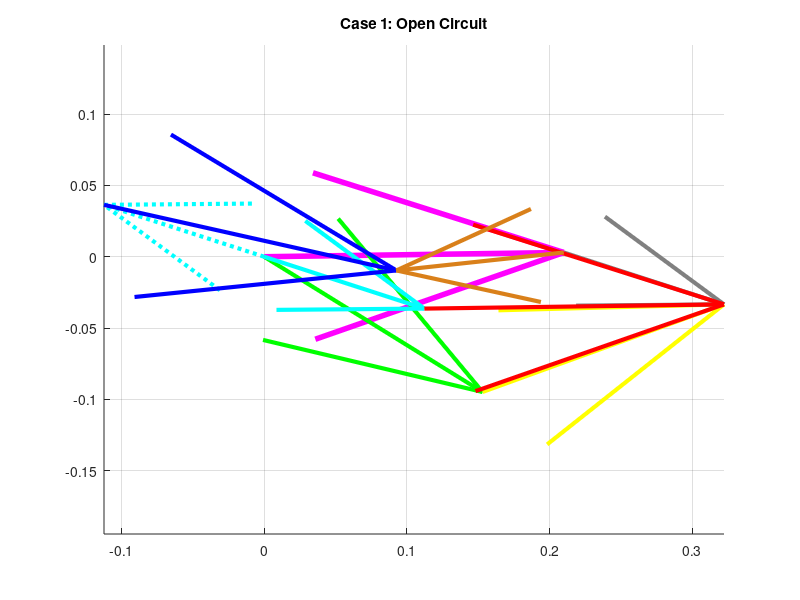
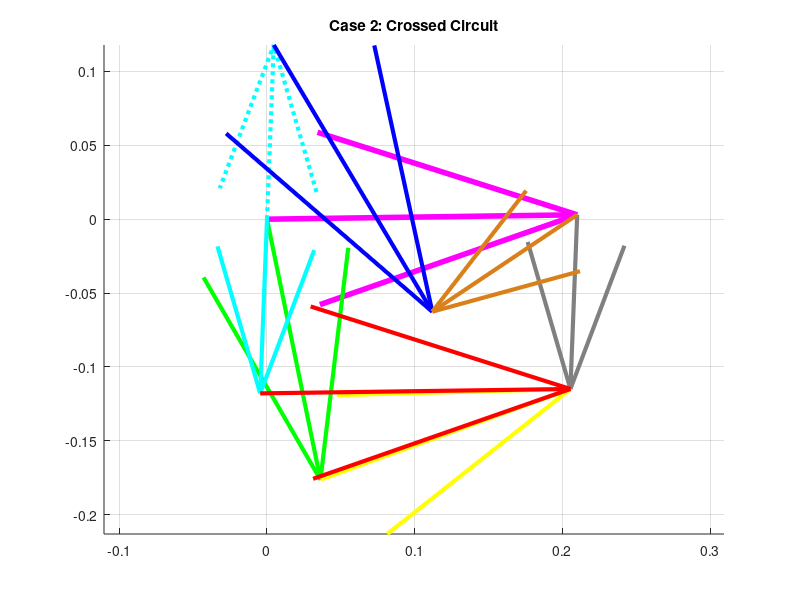

MATLAB code to generate these figures, in order:
clear all
close all
clc

% ==========================================
% SECTION 1: PARAMETERS & INPUT
% ==========================================
% --- Dimensions (Meters) ---
L1 = 0.210; % Ground (d) - Pink
L2_Loop1 = 0.180; % Crank Loop 1 (a) - Green
L3_Loop1 = 0.180; % Coupler Loop 1 (b) - Yellow
L4_Shared = 0.118; % Shared Rocker (c) - Grey

L2_Loop2 = 0.118; % Crank Loop 2 (Cyan)
L3_Loop2 = 0.210; % Coupler Loop 2 (Red)

L2_Loop3 = 0.118; % Crank Loop 3 (Cyan - Extended)
L3_Loop3 = 0.210; % Coupler Loop 3 (Blue)
L4_Loop3 = 0.118; % Rocker Loop 3 (Brown)

d = L1; % Common Ground

% --- Global Input ---
offset_deg = 0.81;
offset = deg2rad(offset_deg);

q3d_global = 19.94; % Input Theta 3 (Yellow)
q3 = deg2rad(q3d_global) - offset;

% ==========================================
% SECTION 2: LOOP 1 (Green-Yellow-Grey)
% Input: Yellow (Theta 3)
% ==========================================
a = L2_Loop1; b = L3_Loop1; c = L4_Shared;

% K Constants (Input b)
K1 = d/b;
K2 = d/c;
K3 = (b^2 - a^2 + c^2 + d^2)/(2*b*c);
K4 = d/a;
K5 = (c^2 - d^2 - b^2 - a^2)/(2*b*a);

% Coefficients for Theta 4 (Grey)
A = cos(q3) - K1 - K2*cos(q3) + K3;
B = -2*sin(q3);
C = K1 - (K2+1)*cos(q3) + K3;

% Coefficients for Theta 2 (Green)
D = cos(q3) - K1 + K4*cos(q3) + K5;
E = -2*sin(q3);
F = K1 + (K4-1)*cos(q3) + K5;

% Solve Angles (Case 1: Open / Case 2: Crossed)
q4_L1_open = 2*atan((-B - sqrt(B^2 - 4*A*C))/(2*A));
q2_L1_open = 2*atan((-E - sqrt(E^2 - 4*D*F))/(2*D));

q4_L1_cross = 2*atan((-B + sqrt(B^2 - 4*A*C))/(2*A));
q2_L1_cross = 2*atan((-E + sqrt(E^2 - 4*D*F))/(2*D));

% ==========================================
% SECTION 3: LOOP 2 (Cyan-Red-Grey)
% Input: Grey (Theta 4 from Loop 1)
% ==========================================
a = L2_Loop2; b = L3_Loop2; c = L4_Shared;

% K Constants (Input c - Grey)
K1_L2 = d/c;
K2_L2 = d/a;
K3_L2 = (c^2 - b^2 + a^2 + d^2)/(2*c*a);
K4_L2 = d/b;
K5_L2 = (a^2 - d^2 - c^2 - b^2)/(2*c*b);

% --- Case 1 Calculation (OPEN) ---
q_in_1 = q4_L1_open; 
% Coeffs Theta 2 (Cyan)
A_L2_1 = cos(q_in_1) - K1_L2 - K2_L2*cos(q_in_1) + K3_L2;
B_L2_1 = -2*sin(q_in_1);
C_L2_1 = K1_L2 - (K2_L2+1)*cos(q_in_1) + K3_L2;
% Coeffs Theta 3 (Red)
D_L2_1 = cos(q_in_1) - K1_L2 + K4_L2*cos(q_in_1) + K5_L2;
E_L2_1 = -2*sin(q_in_1);
F_L2_1 = K1_L2 + (K4_L2-1)*cos(q_in_1) + K5_L2;

% ** FIXED OPEN CASE: FLIPPED SQRT for Cyan & Red **
q2_Cyan_1 = 2*atan((-B_L2_1 + sqrt(B_L2_1^2 - 4*A_L2_1*C_L2_1))/(2*A_L2_1)); 
q3_Red_1  = 2*atan((-E_L2_1 + sqrt(E_L2_1^2 - 4*D_L2_1*F_L2_1))/(2*D_L2_1));

% --- Case 2 Calculation (CROSSED) ---
q_in_2 = q4_L1_cross;
% Coeffs Theta 2 (Cyan)
A_L2_2 = cos(q_in_2) - K1_L2 - K2_L2*cos(q_in_2) + K3_L2;
B_L2_2 = -2*sin(q_in_2);
C_L2_2 = K1_L2 - (K2_L2+1)*cos(q_in_2) + K3_L2;
% Coeffs Theta 3 (Red)
D_L2_2 = cos(q_in_2) - K1_L2 + K4_L2*cos(q_in_2) + K5_L2;
E_L2_2 = -2*sin(q_in_2);
F_L2_2 = K1_L2 + (K4_L2-1)*cos(q_in_2) + K5_L2;

% Solve (Standard Crossed)
q2_Cyan_2 = 2*atan((-B_L2_2 + sqrt(B_L2_2^2 - 4*A_L2_2*C_L2_2))/(2*A_L2_2)); 
q3_Red_2  = 2*atan((-E_L2_2 + sqrt(E_L2_2^2 - 4*D_L2_2*F_L2_2))/(2*D_L2_2));

% ==========================================
% SECTION 4: LOOP 3 (Cyan-Blue-Brown)
% Input: Cyan from Loop 2 (+180 deg for Straight Line)
% ==========================================
a = L2_Loop3; b = L3_Loop3; c = L4_Loop3;

% K Constants (Input a - Cyan)
K1_L3 = d/a;
K2_L3 = d/c;
K3_L3 = (a^2 - b^2 + c^2 + d^2)/(2*a*c);
K4_L3 = d/b;
K5_L3 = (c^2 - d^2 - a^2 - b^2)/(2*a*b);

% --- Case 1 Calculation (OPEN) ---
% FORCE STRAIGHT LINE: Add pi (180 deg) to Cyan angle from Loop 2
q_in_L3_1 = q2_Cyan_1 + pi; 

% Coeffs Theta 4 (Brown)
A_L3_1 = cos(q_in_L3_1) - K1_L3 - K2_L3*cos(q_in_L3_1) + K3_L3;
B_L3_1 = -2*sin(q_in_L3_1);
C_L3_1 = K1_L3 - (K2_L3+1)*cos(q_in_L3_1) + K3_L3;
% Coeffs Theta 3 (Blue)
D_L3_1 = cos(q_in_L3_1) - K1_L3 + K4_L3*cos(q_in_L3_1) + K5_L3;
E_L3_1 = -2*sin(q_in_L3_1);
F_L3_1 = K1_L3 + (K4_L3-1)*cos(q_in_L3_1) + K5_L3;

% ** FIXED OPEN CASE: FLIPPED SQRT for Brown & Blue **
q4_Brown_1 = 2*atan((-B_L3_1 + sqrt(B_L3_1^2 - 4*A_L3_1*C_L3_1))/(2*A_L3_1));
q3_Blue_1  = 2*atan((-E_L3_1 + sqrt(E_L3_1^2 - 4*D_L3_1*F_L3_1))/(2*D_L3_1));

% --- Case 2 Calculation (CROSSED) ---
q_in_L3_2 = q2_Cyan_2 + pi; % Force Straight Line

% Coeffs Theta 4 (Brown)
A_L3_2 = cos(q_in_L3_2) - K1_L3 - K2_L3*cos(q_in_L3_2) + K3_L3;
B_L3_2 = -2*sin(q_in_L3_2);
C_L3_2 = K1_L3 - (K2_L3+1)*cos(q_in_L3_2) + K3_L3;
% Coeffs Theta 3 (Blue)
D_L3_2 = cos(q_in_L3_2) - K1_L3 + K4_L3*cos(q_in_L3_2) + K5_L3;
E_L3_2 = -2*sin(q_in_L3_2);
F_L3_2 = K1_L3 + (K4_L3-1)*cos(q_in_L3_2) + K5_L3;

% Solve (Standard Crossed)
q4_Brown_2 = 2*atan((-B_L3_2 + sqrt(B_L3_2^2 - 4*A_L3_2*C_L3_2))/(2*A_L3_2));
q3_Blue_2  = 2*atan((-E_L3_2 + sqrt(E_L3_2^2 - 4*D_L3_2*F_L3_2))/(2*D_L3_2));

% ==========================================
% SECTION 5: VECTORS & PLOTTING
% ==========================================
RO4O2 = d*exp(j*offset);
RO4O2x = real(RO4O2); RO4O2y = imag(RO4O2);

% --- Calculate Vectors Case 1 ---
V_Green_1 = L2_Loop1 * exp(j*(q2_L1_open + offset));
V_Yellow_1 = L3_Loop1 * exp(j*(q3 + offset));
V_Grey_1 = L4_Shared * exp(j*(q4_L1_open + offset));

V_Cyan_Down_1 = L2_Loop2 * exp(j*(q2_Cyan_1 + offset));
V_Red_1 = L3_Loop2 * exp(j*(q3_Red_1 + offset));

V_Cyan_Up_1 = L2_Loop3 * exp(j*(q_in_L3_1 + offset));
V_Blue_1 = L3_Loop3 * exp(j*(q3_Blue_1 + offset));
V_Brown_1 = L4_Loop3 * exp(j*(q4_Brown_1 + offset));

% --- Calculate Vectors Case 2 ---
V_Green_2 = L2_Loop1 * exp(j*(q2_L1_cross + offset));
V_Yellow_2 = L3_Loop1 * exp(j*(q3 + offset));
V_Grey_2 = L4_Shared * exp(j*(q4_L1_cross + offset));

V_Cyan_Down_2 = L2_Loop2 * exp(j*(q2_Cyan_2 + offset));
V_Red_2 = L3_Loop2 * exp(j*(q3_Red_2 + offset));

V_Cyan_Up_2 = L2_Loop3 * exp(j*(q_in_L3_2 + offset));
V_Blue_2 = L3_Loop3 * exp(j*(q3_Blue_2 + offset));
V_Brown_2 = L4_Loop3 * exp(j*(q4_Brown_2 + offset));

% --- Plot Case 1 ---
figure(1)
title('Case 1: Open Circuit'); hold on;
quiver(0,0, RO4O2x, RO4O2y, 0, 'Color', [1 0 1], 'LineWidth', 4, 'MaxHeadSize', 0.5); % Pink
% Loop 1
quiver(0,0, real(V_Green_1), imag(V_Green_1), 0, 'green', 'LineWidth', 3, 'MaxHeadSize', 0.5);
quiver(real(V_Green_1), imag(V_Green_1), real(V_Yellow_1), imag(V_Yellow_1), 0, 'yellow', 'LineWidth', 3, 'MaxHeadSize', 0.5);
quiver(RO4O2x, RO4O2y, real(V_Grey_1), imag(V_Grey_1), 0, 'Color', [0.5 0.5 0.5], 'LineWidth', 3, 'MaxHeadSize', 0.5);
% Loop 2
quiver(0,0, real(V_Cyan_Down_1), imag(V_Cyan_Down_1), 0, 'cyan', 'LineWidth', 3, 'MaxHeadSize', 0.5);
quiver(real(V_Cyan_Down_1), imag(V_Cyan_Down_1), real(V_Red_1), imag(V_Red_1), 0, 'red', 'LineWidth', 3, 'MaxHeadSize', 0.5);
% Loop 3
quiver(0,0, real(V_Cyan_Up_1), imag(V_Cyan_Up_1), 0, 'cyan', 'LineWidth', 3, 'MaxHeadSize', 0.5, 'LineStyle', ':');
quiver(real(V_Cyan_Up_1), imag(V_Cyan_Up_1), real(V_Blue_1), imag(V_Blue_1), 0, 'blue', 'LineWidth', 3, 'MaxHeadSize', 0.5);
quiver(RO4O2x, RO4O2y, real(V_Brown_1), imag(V_Brown_1), 0, 'Color', [0.85 0.5 0.1], 'LineWidth', 3, 'MaxHeadSize', 0.5);
axis equal; grid on;

% --- Plot Case 2 ---
figure(2)
title('Case 2: Crossed Circuit'); hold on;
quiver(0,0, RO4O2x, RO4O2y, 0, 'Color', [1 0 1], 'LineWidth', 4, 'MaxHeadSize', 0.5); % Pink
% Loop 1
quiver(0,0, real(V_Green_2), imag(V_Green_2), 0, 'green', 'LineWidth', 3, 'MaxHeadSize', 0.5);
quiver(real(V_Green_2), imag(V_Green_2), real(V_Yellow_2), imag(V_Yellow_2), 0, 'yellow', 'LineWidth', 3, 'MaxHeadSize', 0.5);
quiver(RO4O2x, RO4O2y, real(V_Grey_2), imag(V_Grey_2), 0, 'Color', [0.5 0.5 0.5], 'LineWidth', 3, 'MaxHeadSize', 0.5);
% Loop 2
quiver(0,0, real(V_Cyan_Down_2), imag(V_Cyan_Down_2), 0, 'cyan', 'LineWidth', 3, 'MaxHeadSize', 0.5);
quiver(real(V_Cyan_Down_2), imag(V_Cyan_Down_2), real(V_Red_2), imag(V_Red_2), 0, 'red', 'LineWidth', 3, 'MaxHeadSize', 0.5);
% Loop 3
quiver(0,0, real(V_Cyan_Up_2), imag(V_Cyan_Up_2), 0, 'cyan', 'LineWidth', 3, 'MaxHeadSize', 0.5, 'LineStyle', ':');
quiver(real(V_Cyan_Up_2), imag(V_Cyan_Up_2), real(V_Blue_2), imag(V_Blue_2), 0, 'blue', 'LineWidth', 3, 'MaxHeadSize', 0.5);
quiver(RO4O2x, RO4O2y, real(V_Brown_2), imag(V_Brown_2), 0, 'Color', [0.85 0.5 0.1], 'LineWidth', 3, 'MaxHeadSize', 0.5);
axis equal; grid on;

% Results
disp('--- Results ---');
disp(['Case 1 Green: ', num2str(rad2deg(q2_L1_open)+offset_deg)]);
disp(['Case 1 Cyan(Up): ', num2str(rad2deg(q_in_L3_1)+offset_deg)]);
